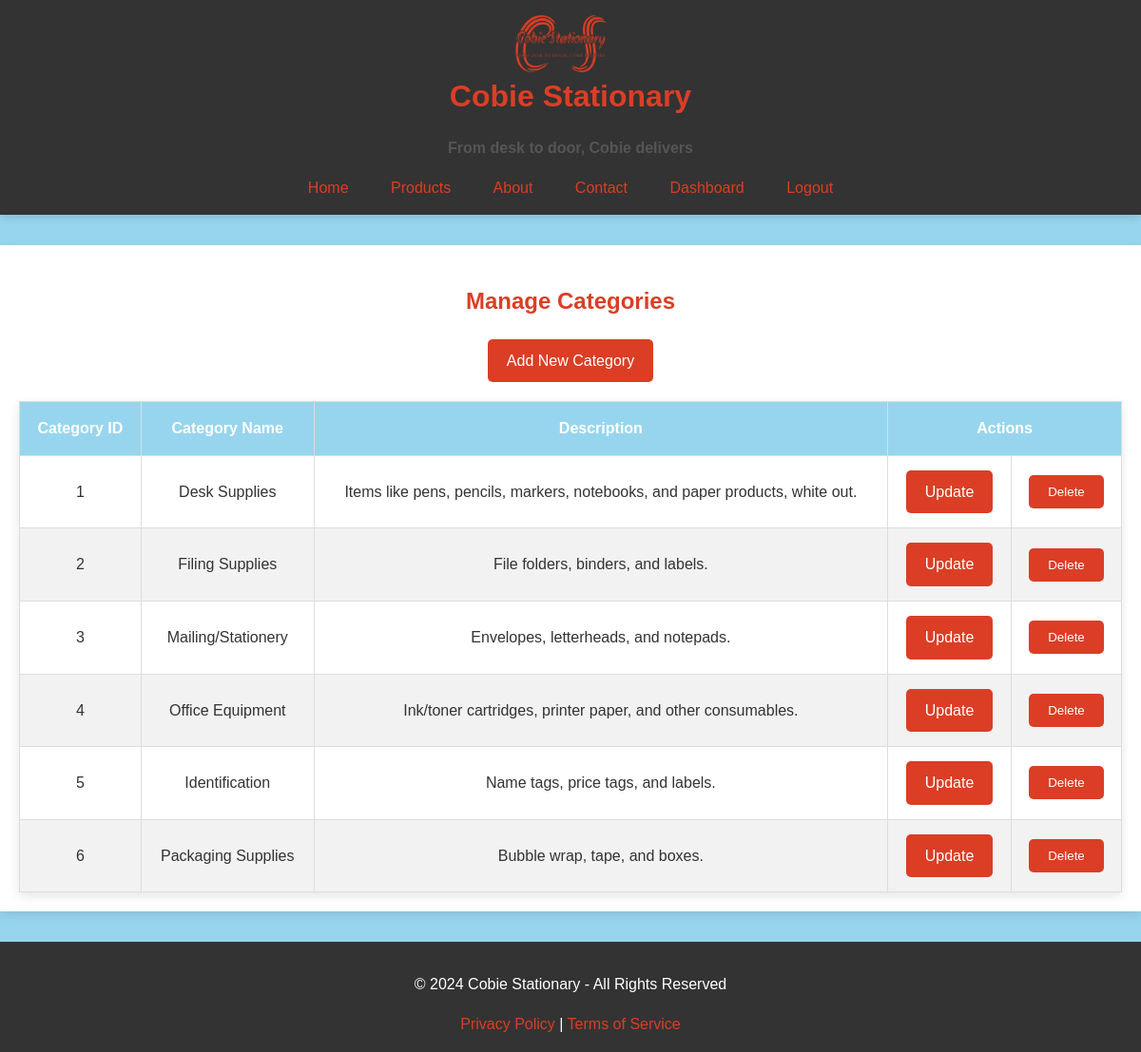
The app's page /inventory/manage/category (signed in) with its own data.
### app/models.py (models this page shows, shortened)
class Category(db.Model):
    __tablename__ = 'categories'
    category_id = db.Column(db.Integer, primary_key=True, autoincrement=True)
    category_name = db.Column(db.String(255), nullable=False)
    description = db.Column(db.Text)
    products = db.relationship('Product', backref='category', lazy=True)

### app/inventory/routes.py (the view)
@inventory_bp.route('/manage/category')
@login_required
def list_category():
    if current_user.role not in ['Admin']:
        flash("You don't have permission to manage categories.", 'danger')
        return redirect(url_for('inventory.view_inventory'))
    categories = Category.query.all()
    return render_template('list_category.html', categories=categories)

### app/inventory/templates/list_category.html (shortened to what this page needs)
{% extends 'base.html' %}
{% block head %}
<link rel="stylesheet" href="{{ url_for('static', filename='css/category.css') }}">
<link rel="stylesheet" href="{{ url_for('static', filename='css/tables.css') }}">
{% endblock %}
{% block content %}
    <h2>Manage Categories</h2>
    <a href="{{ url_for('inventory.add_category') }}" class="btn btn-primary mb-3">Add New Category</a>
    <table class="table">
        <thead>
            <tr>
                <th>Category ID</th>
                <th>Category Name</th>
                <th>Description</th>
                <th colspan="2">Actions</th>
            </tr>
        </thead>
        <tbody>
            {% for category in categories %}
            <tr>
                <td>{{ category.category_id }}</td>
                <td>{{ category.category_name }}</td>
                <td>{{ category.description }}</td>
                <td>
                    <a href="{{ url_for('inventory.update_category', category_id=category.category_id) }}" class="btn btn-primary">Update</a>
                </td>
                <td>
                    <form method="POST" action="{{ url_for('inventory.delete_category', category_id=category.category_id) }}" onsubmit="return confirm('Are you sure you want to delete this category?');">
                        <button type="submit" class="btn btn-danger">Delete</button>
                    </form>
                </td>
            </tr>
            {% endfor %}
        </tbody>
    </table>
{% endblock %}

### app/static/css/styles.css (style rules this page uses)
body { background-color: #97D5EE; color: #DB3E25; font-family: 'Arial', sans-serif; margin: 0; padding: 0; line-height: 1.6; text-align: center; }

### app/static/css/tables.css (style rules this page uses)
.table { width: 100%; border-collapse: collapse; margin-top: 20px; box-shadow: 0px 4px 10px rgba(0, 0, 0, 0.1); }
.table th, .table td { padding: 15px; border: 1px solid #ddd; text-align: center; }
.table th { background-color: #97D5EE; color: #ffffff; font-weight: bold; }
.table tbody tr:nth-child(even) { background-color: #f2f2f2; }
.table tbody td { color: #333333; }
.btn { padding: 10px 20px; background-color: #DB3E25; color: #ffffff; border: none; border-radius: 5px; cursor: pointer; text-decoration: none; display: inline-block; transition: background-color 0.3s ease; }

### records on screen
Category: category_id "1", category_name "Desk Supplies", description "Items like pens, pencils, markers, notebooks, and paper products, white out."
Category: category_id "2", category_name "Filing Supplies", description "File folders, binders, and labels."
Category: category_id "3", category_name "Mailing/Stationery", description "Envelopes, letterheads, and notepads."
Category: category_id "4", category_name "Office Equipment", description "Ink/toner cartridges, printer paper, and other consumables."
Category: category_id "5", category_name "Identification", description "Name tags, price tags, and labels."
Category: category_id "6", category_name "Packaging Supplies", description "Bubble wrap, tape, and boxes."
